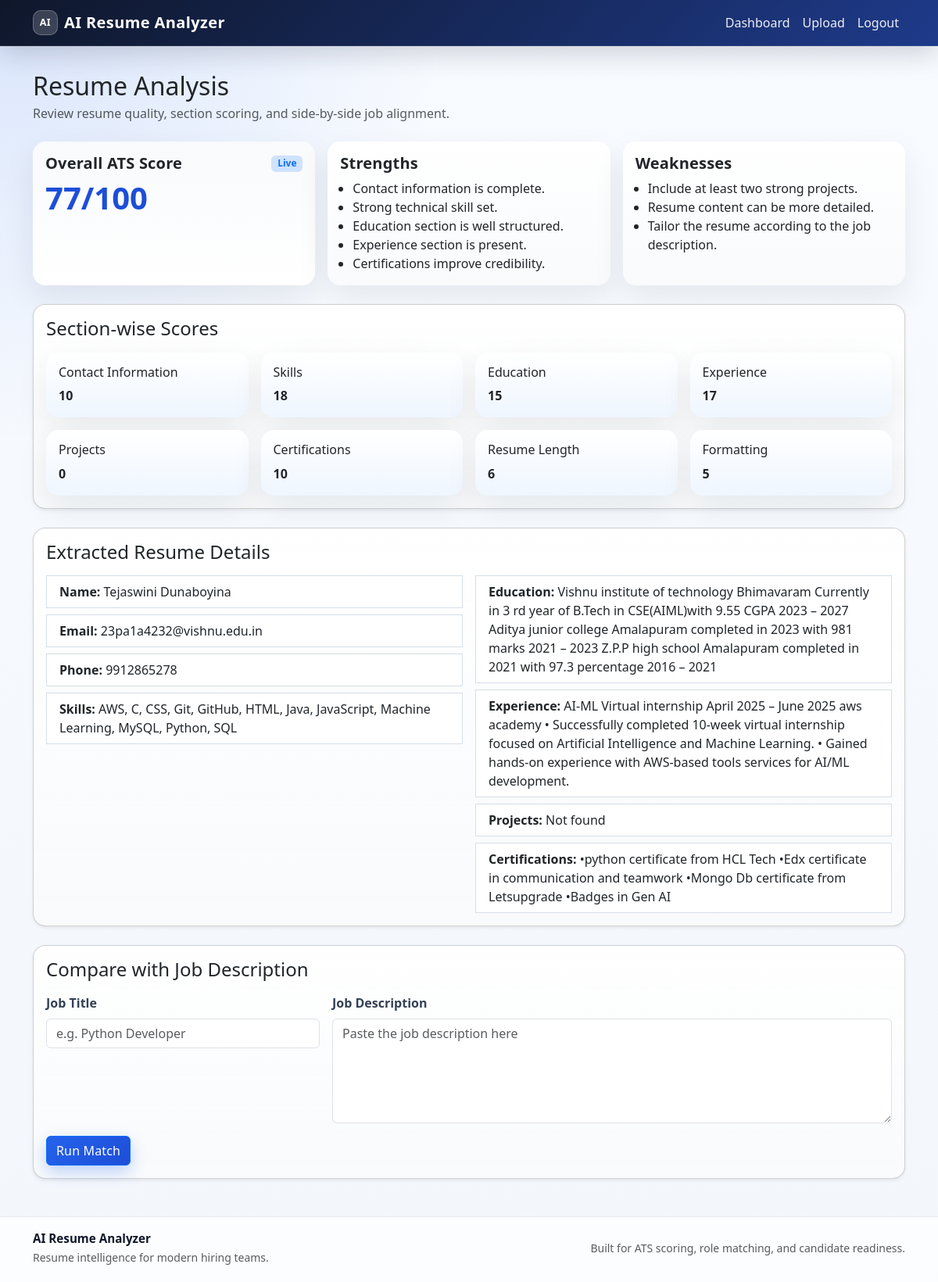
Screenshot of /analysis/ (signed in) with the database file from the repository.
### models/resume.py (models this page shows)
class Resume(db.Model):
    __tablename__ = "resumes"
    id = db.Column(db.Integer, primary_key=True)
    user_id = db.Column(db.Integer, db.ForeignKey("users.id"), nullable=False)
    filename = db.Column(db.String(255), nullable=False)
    file_path = db.Column(db.String(500), nullable=False)
    resume_text = db.Column(db.Text, nullable=True)
    name = db.Column(db.String(255), nullable=True)
    email = db.Column(db.String(255), nullable=True)
    phone = db.Column(db.String(120), nullable=True)
    skills = db.Column(db.Text, nullable=True)
    education = db.Column(db.Text, nullable=True)
    experience = db.Column(db.Text, nullable=True)
    projects = db.Column(db.Text, nullable=True)
    certifications = db.Column(db.Text, nullable=True)
    ats_score = db.Column(db.Float, default=0.0)
    upload_date = db.Column(db.DateTime, default=datetime.utcnow, nullable=False)

### routes/analysis.py (the view)
@analysis_bp.route("/", methods=["GET", "POST"])
@login_required
def analysis():
    resume_id = request.args.get("resume_id", type=int)
    resumes = Resume.query.filter_by(user_id=current_user.id).order_by(Resume.upload_date.desc()).all()
    selected_resume = Resume.query.filter_by(id=resume_id, user_id=current_user.id).first() if resume_id else resumes[0] if resumes else None
    if selected_resume is None:
        return render_template("analysis.html", resume=None, analysis_data=None)
    parser = ResumeParser()
    ats_service = ATSScoreService()
    raw_resume_text = selected_resume.resume_text or extract_pdf_text(selected_resume.file_path)
    parsed_resume = {
        "name": selected_resume.name or parser.parse_resume_text(raw_resume_text)["name"],
        "email": selected_resume.email or parser.parse_resume_text(raw_resume_text)["email"],
        "phone": selected_resume.phone or parser.parse_resume_text(raw_resume_text)["phone"],
        "skills": selected_resume.skills or parser.parse_resume_text(raw_resume_text)["skills"],
        "education": selected_resume.education or parser.parse_resume_text(raw_resume_text)["education"],
        "experience": selected_resume.experience or parser.parse_resume_text(raw_resume_text)["experience"],
        "projects": selected_resume.projects or parser.parse_resume_text(raw_resume_text)["projects"],
        "certifications": selected_resume.certifications or parser.parse_resume_text(raw_resume_text)["certifications"],
    }
    analysis_data = ats_service.calculate_score(parsed_resume)
    return render_template(
        "analysis.html",
        resume=selected_resume,
        analysis_data=analysis_data,
        parsed_resume=parsed_resume,
        resumes=resumes,
    )

### app.py (called while the page is built)
def create_app(config_name: str = "default") -> Flask:
    app = Flask(__name__)
    app.config.from_object(config[config_name])
    db.init_app(app)
    login_manager.init_app(app)
    csrf.init_app(app)
    with app.app_context():
        db.create_all()
    @login_manager.user_loader
    def load_user(user_id: str):
        return db.session.get(User, int(user_id))
    from routes.auth import auth_bp
    from routes.dashboard import dashboard_bp
    from routes.upload import upload_bp
    from routes.analysis import analysis_bp
    app.register_blueprint(auth_bp)
    app.register_blueprint(dashboard_bp)
    app.register_blueprint(upload_bp)
    app.register_blueprint(analysis_bp)
    @app.route("/")
    def index():
        return render_template("index.html")
    return app

### services/parser.py (called while the page is built)
    def parse_resume_text(self, text: str) -> Dict[str, str]:
        raw_text = re.sub(r"\r", "\n", text or "")
        lines = [line.strip() for line in raw_text.splitlines() if line.strip()]
        flat_text = re.sub(r"\s+", " ", raw_text)
        return {
            "name": self._extract_name(lines),
            "email": self._extract_email(flat_text),
            "phone": self._extract_phone(flat_text),
            "skills": self._extract_skills(raw_text),
            "education": self._extract_education(raw_text),
            "experience": self._extract_experience(raw_text),
            "projects": self._extract_projects(raw_text),
            "certifications": self._extract_certifications(raw_text),
        }

    def _extract_email(self, text):
        match = re.search(
            r"[A-Za-z0-9._%+-]+@[A-Za-z0-9.-]+\.[A-Za-z]{2,}",
            text,
        )
        return match.group() if match else ""

    def _extract_phone(self, text):
        match = re.search(
            r"(?:\+91[- ]?)?[6-9]\d{9}",
            text,
        )
        return match.group() if match else ""

    def _extract_skills(self, text):
        found = []
        lower = text.lower()
        for skill in self.SKILL_DATABASE:
            if skill.lower() in lower:
                found.append(skill)
        return ", ".join(sorted(set(found)))

    def _extract_education(self, text):
        return self._extract_section(text, "education")

    def _extract_experience(self, text):
        return self._extract_section(text, "experience")

    def _extract_projects(self, text):
        return self._extract_section(text, "projects")

### templates/analysis.html (shortened to what this page needs)
{% extends 'base.html' %}
{% block content %}
<div class="d-flex justify-content-between align-items-center mb-4 flex-wrap gap-2">
    <div>
        <h2 class="mb-1">Resume Analysis</h2>
        <p class="text-muted mb-0">Review resume quality, section scoring, and side-by-side job alignment.</p>
    </div>
</div>
{% if resume and analysis_data %}
<div class="row g-3 mb-4">
    <div class="col-md-4">
        <div class="card border-0 h-100 rounded-4 stat-card">
            <div class="card-body">
                <div class="d-flex justify-content-between align-items-center mb-2">
                    <h5 class="card-title mb-0">Overall ATS Score</h5>
                    <span class="badge bg-primary-subtle text-primary">Live</span>
                </div>
                <p class="display-6 mb-0">{{ analysis_data.overall_score }}/100</p>
            </div>
        </div>
    </div>
    <div class="col-md-4">
        <div class="card border-0 h-100 rounded-4 report-card">
            <div class="card-body">
                <h5 class="card-title">Strengths</h5>
                <ul class="mb-0 ps-3">
                    {% for item in analysis_data.strengths %}
                    <li>{{ item }}</li>
                    {% endfor %}
                </ul>
            </div>
        </div>
    </div>
    <div class="col-md-4">
        <div class="card border-0 h-100 rounded-4 report-card">
            <div class="card-body">
                <h5 class="card-title">Weaknesses</h5>
                <ul class="mb-0 ps-3">
                    {% for item in analysis_data.weaknesses %}
                    <li>{{ item }}</li>
                    {% endfor %}
                </ul>
            </div>
        </div>
    </div>
</div>
<div class="card shadow-sm mb-4 rounded-4 report-card">
    <div class="card-body">
        <h4 class="mb-3">Section-wise Scores</h4>
        <div class="row g-3">
            {% for key, value in analysis_data.section_scores.items() %}
            <div class="col-md-3">
                <div class="card border-0 h-100 rounded-4 score-card">
                    <div class="card-body">
                        <h6 class="text-capitalize">{{ key.replace('_', ' ') }}</h6>
                        <p class="mb-0 fw-bold">{{ value }}</p>
                    </div>
                </div>
            </div>
            {% endfor %}
        </div>
    </div>
</div>
<div class="card shadow-sm rounded-4 mb-4 report-card">
    <div class="card-body">
        <h4 class="mb-3">Extracted Resume Details</h4>
        <div class="row g-3">
            <div class="col-md-6">
                <div class="list-group list-group-flush">
                    <div class="list-group-item"><strong>Name:</strong> {{ parsed_resume.name or 'Not found' }}</div>
                    <div class="list-group-item"><strong>Email:</strong> {{ parsed_resume.email or 'Not found' }}</div>
                    <div class="list-group-item"><strong>Phone:</strong> {{ parsed_resume.phone or 'Not found' }}</div>
                    <div class="list-group-item"><strong>Skills:</strong> {{ parsed_resume.skills or 'Not found' }}</div>
                </div>
            </div>
            <div class="col-md-6">
                <div class="list-group list-group-flush">
                    <div class="list-group-item"><strong>Education:</strong> {{ parsed_resume.education or 'Not found' }}</div>
                    <div class="list-group-item"><strong>Experience:</strong> {{ parsed_resume.experience or 'Not found' }}</div>
                    <div class="list-group-item"><strong>Projects:</strong> {{ parsed_resume.projects or 'Not found' }}</div>
                    <div class="list-group-item"><strong>Certifications:</strong> {{ parsed_resume.certifications or 'Not found' }}</div>
                </div>
            </div>
        </div>
    </div>
</div>
<div class="card shadow-sm rounded-4 report-card">
    <div class="card-body">
        <h4 class="mb-3">Compare with Job Description</h4>
        <form method="POST" action="{{ url_for('analysis.job_match') }}">
            <div class="row g-3">
                <div class="col-md-4">
                    <label class="form-label">Job Title</label>
                    <input type="text" class="form-control" name="job_title" placeholder="e.g. Python Developer">
                </div>
                <div class="col-md-8">
                    <label class="form-label">Job Description</label>
                    <textarea class="form-control" name="job_description" rows="5" placeholder="Paste the job description here"></textarea>
                </div>
            </div>
            <button type="submit" class="btn btn-primary mt-3">Run Match</button>
        </form>
    </div>
</div>
{% else %}
<div class="card shadow-sm rounded-4">
    <div class="card-body">
        <p class="mb-0">No resume is available for analysis yet.</p>
    </div>
</div>
{% endif %}
{% endblock %}

### static/css/styles.css (style rules this page uses)
body { background: radial-gradient(circle at top left, rgba(37, 99, 235, 0.14), transparent 28%), linear-gradient(180deg, #f8fbff 0%, #f3f6fb 100%); color: #14213d; font-family: "Segoe UI", Roboto, Helvetica, Arial, sans-serif; min-height: 100vh; display: flex; flex-direction: column; }
.card { border-radius: 20px; border: 1px solid rgba(148, 163, 184, 0.22); box-shadow: 0 16px 40px rgba(15, 23, 42, 0.08); background: rgba(255, 255, 255, 0.92); }
.card-body { padding: 1.35rem; }
.card-title { color: #0f172a; font-weight: 700; letter-spacing: 0.01em; }
.btn-primary { background: linear-gradient(135deg, #2563eb 0%, #1d4ed8 100%); border: none; box-shadow: 0 8px 20px rgba(37, 99, 235, 0.28); font-weight: 600; border-radius: 12px; letter-spacing: 0.01em; }
.form-control, .form-select, .form-floating > .form-control, .form-floating > .form-select { border-radius: 12px; border: 1px solid #c7d2fe; padding: 0.78rem 0.9rem; background: rgba(255, 255, 255, 0.94); }
.form-label { font-weight: 600; color: #334155; margin-bottom: 0.45rem; }
textarea.form-control { resize: vertical; }
.text-muted { color: #5b6474 !important; }
.stat-card { background: linear-gradient(180deg, rgba(248, 250, 252, 0.98), rgba(255, 255, 255, 0.96)); }
.stat-card .display-6 { color: #1d4ed8; font-weight: 800; }
.list-group-item { background: rgba(248, 250, 252, 0.7); border: 1px solid rgba(203, 213, 225, 0.78) !important; margin-bottom: 0.5rem; }
.list-group-item:last-child { margin-bottom: 0; }
.badge { font-size: 0.78rem; padding: 0.45rem 0.65rem; }
.report-card { background: linear-gradient(180deg, rgba(255, 255, 255, 0.98), rgba(248, 250, 252, 0.95)); }
.score-card { background: linear-gradient(180deg, #ffffff, #eff6ff); border: 1px solid rgba(191, 219, 254, 0.8) !important; }
.bg-primary-subtle { background: rgba(219, 234, 254, 0.72) !important; }
.text-primary { color: #1d4ed8 !important; }

### rows the page displays
Resume: name "Tejaswini Dunaboyina", email "23pa1a4232@vishnu.edu.in", phone "9912865278", skills "AWS, C, CSS, Git, GitHub, HTML, Java, JavaScript, Machine Learning, MySQL, Python, SQL", education "Vishnu institute of technology Bhimavaram Currently in 3 rd year of B.Tech in CSE(AIML)with 9.55 CGPA 2023 – 2027 Aditya junior college Amalapuram completed in 2023 with 981 marks 2021 – 2023 Z.P.P high school Amalapuram completed in 2021 with 97.3 percentage 2016 – 2021", experience "AI-ML Virtual internship April 2025 – June 2025 aws academy • Successfully completed 10-week virtual internship focused on Artiﬁcial Intelligence and Machine Learning. • Gained hands-on experience with AWS-based tools services for AI/ML development.", certifications "•python certiﬁcate from HCL Tech •Edx certiﬁcate in communication and teamwork •Mongo Db certiﬁcate from Letsupgrade •Badges in Gen AI"

### other values shown
{{ analysis_data.overall_score }} "77"
{{ item }} "Contact information is complete." "Strong technical skill set." "Education section is well structured." "Experience section is present." "Certifications improve credibility."
{{ item }} "Include at least two strong projects." "Resume content can be more detailed." "Tailor the resume according to the job description."
{{ key.replace('_', ' ') }} "Contact Information" "Skills" "Education" "Experience" "Projects" "Certifications" "Resume Length" "Formatting"
{{ value }} "10" "18" "15" "17" "0" "10" "6" "5"
{{ parsed_resume.projects or 'Not found' }} "Not found"
